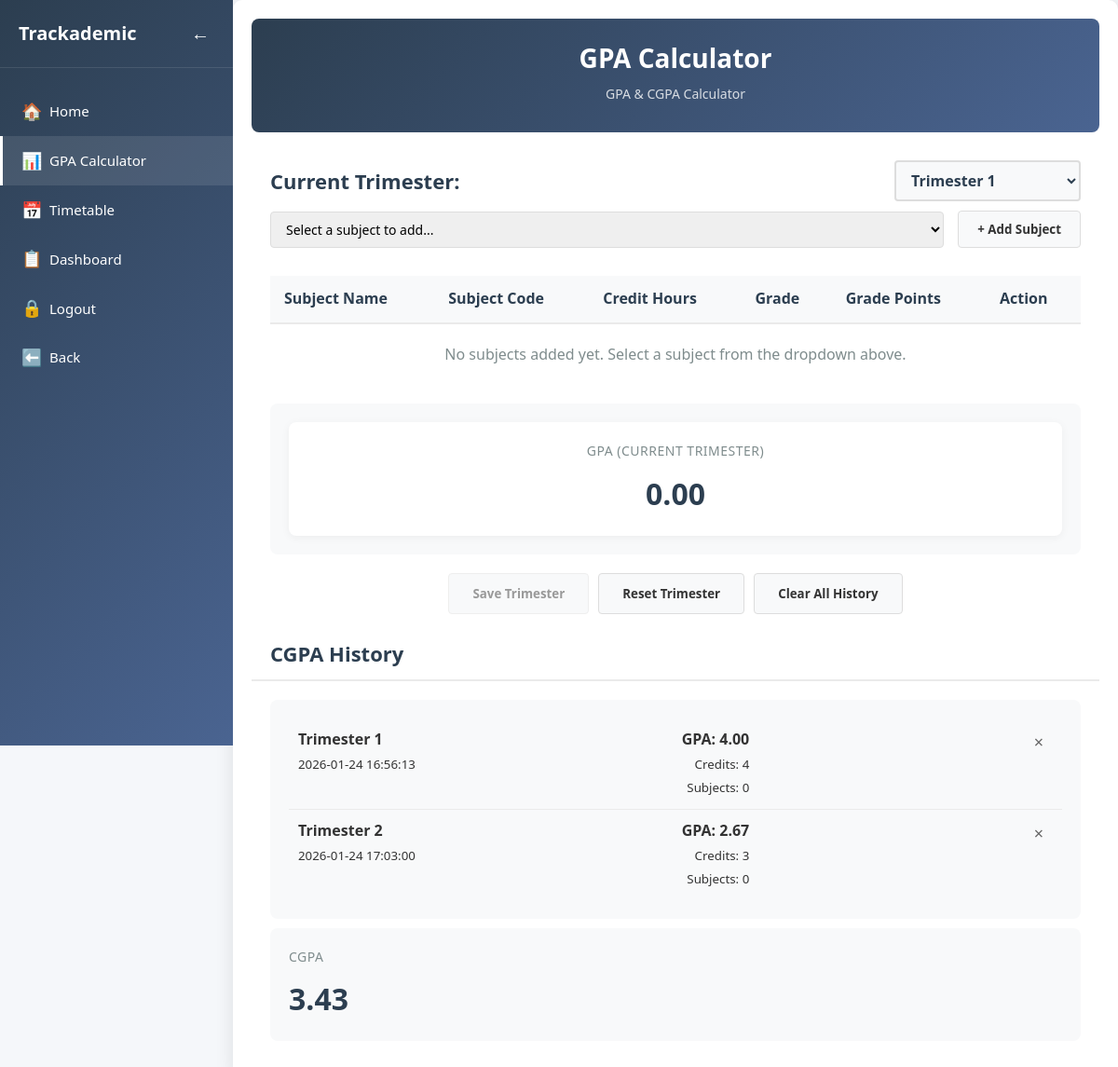
Screenshot of /trackademic/calculator (signed in) with the database file from the repository.
### tables this page shows
CREATE TABLE gpa (
        gpa_id INTEGER PRIMARY KEY AUTOINCREMENT,
        user_id INTEGER NOT NULL,
        trimester TEXT NOT NULL,
        gpa REAL NOT NULL CHECK (gpa >= 0.0 AND gpa <= 4.0),
        total_credits INTEGER DEFAULT 0,
        total_grade_points REAL DEFAULT 0.0,
        created_at TIMESTAMP DEFAULT CURRENT_TIMESTAMP,
        FOREIGN KEY (user_id) REFERENCES trackademic_users(user_id),
        UNIQUE(user_id, trimester)
    );

### app.py (the view, shortened to what this page needs)
@app.route('/trackademic/calculator', methods=['GET', 'POST'])
def calculator():
    if 'user_id' not in session:
        return redirect('/login')
    user_id = session['user_id']
    current_trimester_key = f'calculator_current_trimester_{user_id}'
    current_subjects_key = f'calculator_current_subjects_{user_id}'
    for key in list(session.keys()):
        if key.startswith('calculator_') and not key.endswith(str(user_id)):
            session.pop(key, None)
    if current_trimester_key not in session:
        session[current_trimester_key] = 1
    if current_subjects_key not in session:
        session[current_subjects_key] = []
    current_trimester = session.get(current_trimester_key, 1)
    current_subjects = session.get(current_subjects_key, [])
    cgpa_history = []
    try:
        social_user_id = session['user_id']
        conn = get_db_connection()
        social_db = get_social_db_connection()
        social_user = social_db.execute(
            'SELECT email FROM users WHERE id = ?',
            (social_user_id,)
        ).fetchone()
        social_db.close()
        if social_user:
            track_user = conn.execute(
                'SELECT user_id FROM trackademic_users WHERE email = ?',
                (social_user['email'],)
            ).fetchone()
            if track_user:
                trackademic_user_id = track_user['user_id']
                gpa_records = conn.execute('''
                    SELECT gpa_id as id,
                           trimester,
                           gpa,
                           total_credits,
                           total_grade_points,
                           created_at as date
                    FROM gpa
                    WHERE user_id = ?
                    ORDER BY trimester
                ''', (trackademic_user_id,)).fetchall()
                for record in gpa_records:
                    trimester_name = record['trimester']
                    trimester_number = 1
                    if ' ' in trimester_name:
                        try:
                            trimester_number = int(trimester_name.split()[1])
                        except:
                            pass
                    cgpa_history.append({
                        'semester': trimester_name,
                        'trimester_number': trimester_number,
                        'date': record['date'] or datetime.datetime.now().strftime('%Y-%m-%d'),
                        'gpa': float(record['gpa']),
                        'total_credits': record['total_credits'] or 0,
                        'total_grade_points': record['total_grade_points'] or 0,
                        'subjects': []
                    })
        conn.close()
    except Exception as e:
        print(f"Error loading CGPA history from database: {e}")
    GRADE_SCALE = {
        'A+': 4.00,
        'A': 4.00,
        'A-': 3.67,
        'B+': 3.33,
        'B': 3.00,
        'B-': 2.67,
        'C+': 2.33,
        'C': 2.00,
        'C-': 1.67,
        'D+': 1.33,
        'D': 1.00,
        'F': 0.00
    }
    conn = get_db_connection()
    all_subjects = conn.execute('''
        SELECT subject_id as id,
               subject_name as name,
               subject_code as code,
               credit_hours as credits
        FROM subjects
        ORDER BY subject_code
    ''').fetchall()
    conn.close()
    current_gpa_data = calculate_gpa_server(current_subjects)
    overall_cgpa = calculate_cgpa_server(cgpa_history)
    return render_template('Calculator.html',
                         all_subjects=all_subjects,
                         current_trimester=current_trimester,
                         current_subjects=current_subjects,
                         grade_scale=GRADE_SCALE,
                         current_gpa_data=current_gpa_data,
                         cgpa_history=cgpa_history,
                         overall_cgpa=overall_cgpa,
                         app_mode='trackademic')

### app.py (called while the page is built, shortened)
def get_db_connection(database='trackademic.db'):
    try:
        conn = sqlite3.connect(database, timeout=10)
        conn.row_factory = sqlite3.Row
        conn.execute("PRAGMA foreign_keys = ON")
        return conn
    except sqlite3.Error as e:
        print(f"Database connection error: {e}")
        return None

def get_social_db_connection():
    return get_db_connection('social.db')

def calculate_gpa_server(subjects):
    GRADE_SCALE = {
        'A+': 4.00,
        'A': 4.00,
        'A-': 3.67,
        'B+': 3.33,
        'B': 3.00,
        'B-': 2.67,
        'C+': 2.33,
        'C': 2.00,
        'C-': 1.67,
        'D+': 1.33,
        'D': 1.00,
        'F': 0.00
    }
    total_credits = 0
    total_grade_points = 0
    subjects_with_grades = 0
    subjects_without_grades = 0
    gpa = total_grade_points / total_credits if total_credits > 0 else 0
    return {
        'total_credits': total_credits,
        'total_grade_points': total_grade_points,
        'gpa': gpa,
        'subjects_with_grades': subjects_with_grades,
        'subjects_without_grades': subjects_without_grades,
        'total_subjects': len(subjects)
    }

def calculate_cgpa_server(history):
    if not history:
        return 0.0
    total_cumulative_credits = 0
    total_cumulative_grade_points = 0
    for semester in history:
        total_cumulative_credits += semester.get('total_credits', 0)
        total_cumulative_grade_points += semester.get('total_grade_points', 0)
    cgpa = total_cumulative_grade_points / total_cumulative_credits if total_cumulative_credits > 0 else 0
    return cgpa

### templates/Calculator.html (shortened to what this page needs)
<!DOCTYPE html>
<html lang="en">
<head>
    <link rel="stylesheet" href="{{ url_for('static', filename='calculator.css') }}">
</head>
<body>
    <nav class="sidebar">
        <div class="sidebar-header">
            <h2>Trackademic</h2>
            <label for="sidebar-toggle" class="toggle-btn">
                <span class="toggle-icon">←</span>
            </label>
        </div>
        <div class="nav-links">
            <a href="/trackademic" class="nav-link">
                <span class="nav-icon">🏠</span>
                <span class="nav-text">Home</span>
            </a>
            <a href="/trackademic/calculator" class="nav-link active">
                <span class="nav-icon">📊</span>
                <span class="nav-text">GPA Calculator</span>
            </a>
            <a href="/trackademic/timetable" class="nav-link">
                <span class="nav-icon">📅</span>
                <span class="nav-text">Timetable</span>
            </a>
            <a href="/social/dashboard" class="nav-link">
                <span class="nav-icon">📋</span>
                <span class="nav-text">Dashboard</span>
            </a>
            <a href="/logout" class="nav-link">
                <span class="nav-icon">🔒</span>
                <span class="nav-text">Logout</span>
            </a>
            <a href="/trackademic" class="nav-link">
                <span class="nav-icon">⬅️</span>
                <span class="nav-text">Back</span>
            </a>
        </div>
    </nav>
    <div class="main-content">
        <div class="container">
            <header>
                <h1>GPA Calculator</h1>
                <p class="subtitle">GPA & CGPA Calculator</p>
            </header>
            <div class="trimester-selector">
                <div class="trimester-label">Current Trimester:</div>
                <form method="POST" action="/trackademic/calculator" style="display: inline;">
                    <select name="current_trimester" class="trimester-dropdown" onchange="this.form.submit()">
                        {% for i in range(1, 7) %}
                        <option value="{{ i }}" {% if current_trimester == i %}selected{% endif %}>Trimester {{ i }}</option>
                        {% endfor %}
                    </select>
                </form>
            </div>
            <form method="POST" action="/trackademic/calculator" class="add-subject-container">
                <select name="subject_to_add" class="subject-select">
                    <option value="">Select a subject to add...</option>
                </select>
                <button type="submit" class="add-btn" {% if not all_subjects %}disabled{% endif %}>+ Add Subject</button>
            </form>
            <table>
                <thead>
                    <tr>
                        <th>Subject Name</th>
                        <th>Subject Code</th>
                        <th>Credit Hours</th>
                        <th>Grade</th>
                        <th>Grade Points</th>
                        <th>Action</th>
                    </tr>
                </thead>
                <tbody id="subjects-tbody">
                    {% if current_subjects %}
                        {% for subject in current_subjects %}
                        <tr>
                            <td class="subject-name">{{ subject.name }}</td>
                            <td class="subject-code">{{ subject.code }}</td>
                            <td class="credit-hours">{{ subject.credits }}</td>
                            <td class="grade-select">
                                <form method="POST" action="/trackademic/calculator" style="display: inline;">
                                    <input type="hidden" name="action" value="update_grade_{{ subject.id }}">
                                    <select name="grade_{{ subject.id }}" onchange="this.form.submit()">
                                        <option value="">Select Grade</option>
                                        {% for grade, points in grade_scale.items() %}
                                        <option value="{{ grade }}" {% if subject.grade == grade %}selected{% endif %}>{{ grade }}</option>
                                        {% endfor %}
                                    </select>
                                </form>
                            </td>
                            <td class="grade-points" id="grade-points-{{ subject.id }}">
                                {% if subject.grade and subject.grade in grade_scale %}
                                {{ "%.2f"|format(grade_scale[subject.grade]) }}
                                {% else %}
                                0.00
                                {% endif %}
                            </td>
                            <td>
                                <form method="POST" action="/trackademic/calculator" style="display: inline;">
                                    <input type="hidden" name="action" value="remove_subject_{{ subject.id }}">
                                    <button type="submit" class="action-btn" title="Delete subject" onclick="return confirm('Remove this subject?')">
                                        ×
                                    </button>
                                </form>
                            </td>
                        </tr>
                        {% endfor %}
                    {% else %}
                        <tr>
                            <td colspan="6" style="text-align: center; padding: 20px; color: #7f8c8d;">
                                No subjects added yet. Select a subject from the dropdown above.
                            </td>
                        </tr>
                    {% endif %}
                </tbody>
            </table>
            <div class="results-container">
                <div class="result-box" id="gpa-box">
                    <div class="result-label">GPA (Current Trimester)</div>
                    <div class="result-value" id="gpa-result">{{ "%.2f"|format(current_gpa_data.gpa) }}</div>
                </div>
            </div>
            <div class="action-buttons">
                <form method="POST" action="/trackademic/calculator" style="display: inline;">
                    <button type="submit" class="save-btn" {% if not current_subjects or current_gpa_data.subjects_without_grades > 0 %}disabled{% endif %}>
                        Save Trimester
                    </button>
                </form>
                <form method="POST" action="/trackademic/calculator" style="display: inline;">
                    <button type="submit" class="reset-btn" onclick="return confirm('Reset current trimester? All subjects will be removed.')">
                        Reset Trimester
                    </button>
                </form>
                <form method="POST" action="/trackademic/calculator" style="display: inline;">
                    <button type="submit" class="reset-btn" onclick="return confirm('Clear ALL CGPA history? This cannot be undone.')">
                        Clear All History
                    </button>
                </form>
            </div>
            <h2>CGPA History</h2>
            <div class="cgpa-history" id="cgpa-history">
                {% if cgpa_history %}
                    {% for semester in cgpa_history %}
                    <div class="history-item">
                        <div>
                            <strong>{{ semester.semester }}</strong><br>
                            <small>{{ semester.date }}</small>
                        </div>
                        <div style="text-align: right;">
                            <div style="font-weight: bold;">GPA: {{ "%.2f"|format(semester.gpa) }}</div>
                            <small>Credits: {{ semester.total_credits }}</small><br>
                            <small>Subjects: {{ semester.subjects|length }}</small>
                        </div>
                        <div style="margin-left: 10px;">
                            <form method="POST" action="/trackademic/calculator" style="display: inline;">
                                <button type="submit" class="action-btn" title="Remove from history" onclick="return confirm('Remove this trimester from history?')">
                                    ×
                                </button>
                            </form>
                        </div>
                    </div>
                    {% endfor %}
                {% else %}
                    <div class="history-item" style="color: #7f8c8d; font-style: italic;">
                        No CGPA history yet. Save your first trimester to start tracking.
                    </div>
                {% endif %}
            </div>
            <div class="cgpa-summary">
                <div class="result-label">CGPA</div>
                <div class="result-value" id="cgpa-result">{{ "%.2f"|format(overall_cgpa) }}</div>
            </div>
        </div>
    </div>
</body>
</html>

### rows the page displays
gpa: semester "Trimester 1", date "2026-01-24 16:56:13", gpa "4.00", total_credits "4", subjects|length "0"
gpa: semester "Trimester 2", date "2026-01-24 17:03:00", gpa "2.67", total_credits "3", subjects|length "0"

### other values shown
{{ "%.2f"|format(current_gpa_data.gpa) }} "0.00"
{{ "%.2f"|format(overall_cgpa) }} "3.43"
